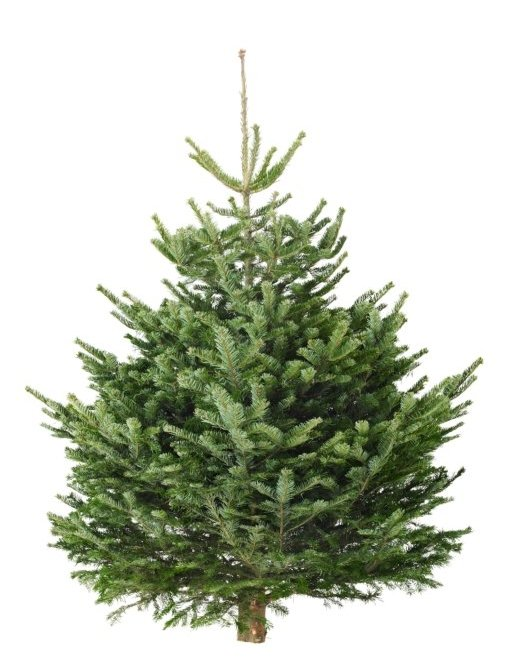
%> input picture ImageJ/macros/Examples/Images/Tree.jpg, 512 x 670 px
$ octave --eval "result = FilterHotPixel2(rgb2gray(imread('../ImageJ/macros/Examples/Images/Tree.jpg')));"   (GNU Octave 9; MATLAB toolbox functions it lacks are replaced by stand-ins)
%> lines starting %> are read from the running program, lines starting %| are printed output that depends on the picture; in (x1, y1, x2, y2) boxes, pixels count from 0 and x2, y2 are one past the last pixel; in counts of white or black regions, pixels touching at a corner belong together; the program's own positions count from 1
function [imFiltered,imMedian,mask,R,NumOfFilteredPixels] = FilterHotPixel2(im,threshold,printInfo,MedianFilterRadius,filterDeadPixel,GaussianSigma,imMedian)
%Script is written to remove salt and pepper noise from the input data by
%the median value. By default 1% of the pixel will be filtered.
%FilterHotPixel2 provides additonal functionalities compared to
%FilterHotPixel.
%Written by J. Moosmann, Jul 2011, modified Nov 2012, code deprecated
%compared to FilterHotPixel2
%
% im: image to be filterd
% threshold: if < 1, interpreted as percentage of pixel which should be
% filtered, default: 1%. if > 1, value for the matrix of the ratio
% im/median(im) above what pixel will be filtered.
% MedianFilterRadius: Radii of the median filter applied to the image. This
% median filtered image is needed for the ratio matrix which determines the
% pixel to be filtered
% GaussianSigma: Gaussian filter which can be applied to the input im
% before building the ration im/median(im), thus gaussian(im)/median(im)
% imMeadian: = median(im), default: if empty will be generated with above
% given values for the radii
%
%[imFiltered,imMedian,mask,R,NumOfFilteredPixels] = filter_im(im,threshold,MedianFilterRadius,GaussianSigma,imMedian)

%% Default values.
if nargin < 2
    threshold = 0.01;% 1% of the pixel will be filtered
end
if nargin < 3
    printInfo = 0;
end
if nargin < 4
    MedianFilterRadius = [3 3];
end
if nargin < 5
    filterDeadPixel = 1;
end
if nargin < 6
    GaussianSigma = 0;
end
% Return if threshold is zero.
if threshold == 0
    imFiltered = im;
    return
end
%% Parameters.
medx = MedianFilterRadius(1,1);
medy = MedianFilterRadius(1,2);
NumOfPixels = numel(im);
%> NumOfPixels = 343040
%% Median filterd image.
%If not given as input it is generated. Note the option 'symmetric' in
%medfilt2 to avoid zero values in the median filtered image.
if nargin < 7
    imMedian = medfilt2(im,[medx medy],'symmetric');
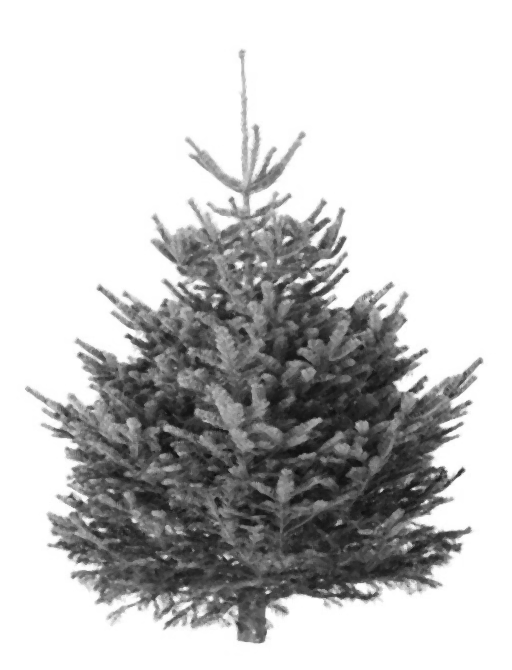
%> imMedian: size 670x512 uint8; min 14, max 255, mean 196.2
    % imMedian = medfilt2(padarray(im,[medx medy],'symmetric','both'),[medx medy]);
    % imMedian = imMedian(1+medx:end-medx,1+medy:end-medy);
end
%% Ratio of image and median filtered image
% optional Gaussian filtering of nominator before building ratio
switch GaussianSigma > 0
    case 1
        R = imfilter(im,fspecial('gaussian',ceil(2*GaussianSigma*[medx medy]),GaussianSigma))./imMedian;
    case 0
        R = im./imMedian;
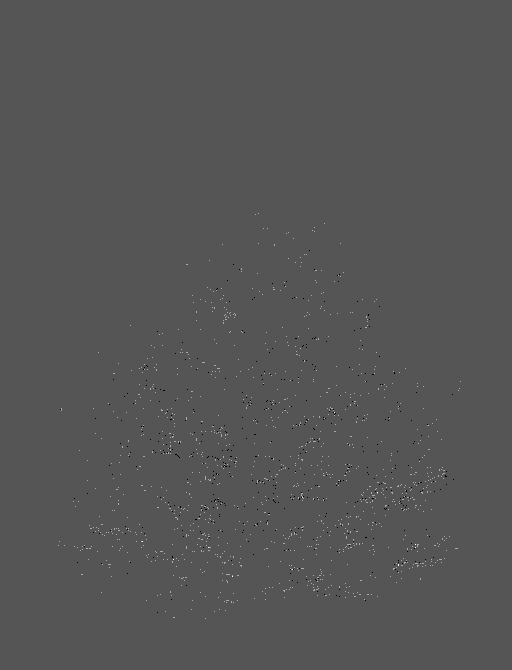
%> R: size 670x512 uint8; min 0, max 3, mean 1; drawn with min black and max white
end
imFiltered = im;
%% Filter dead pixel
if filterDeadPixel > 0
    mask = imFiltered == 0;
%> mask: size 670x512 logical; every value is 0
    imFiltered(mask) = imMedian(mask);
    NumDead = numel(mask(mask));
%> NumDead = 0
end
%% Determine threshold if not given explixitly as a value > 1.
if threshold < 1
    Rsorted = sort(R(:));
    threshold = Rsorted(floor(NumOfPixels*(1-threshold)));
%> threshold = 1
end
%% Create binary matrix of pixels which are median filtered.
mask = R > threshold;
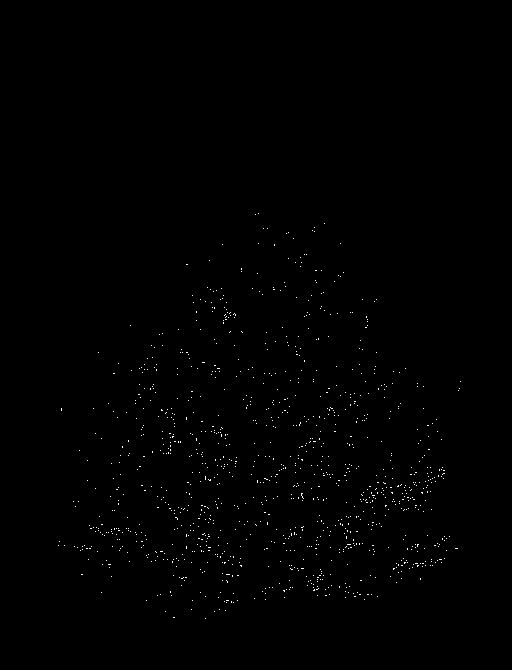
%> mask: size 670x512 logical; 0.42% white in thin lines or dots, all inside (x1, y1, x2, y2) = (58, 213, 461, 619)
%% Get filtered image
% Assigen to the pixels of R which are above the threshold, the
% median filtered value.
imFiltered(mask) = imMedian(mask);
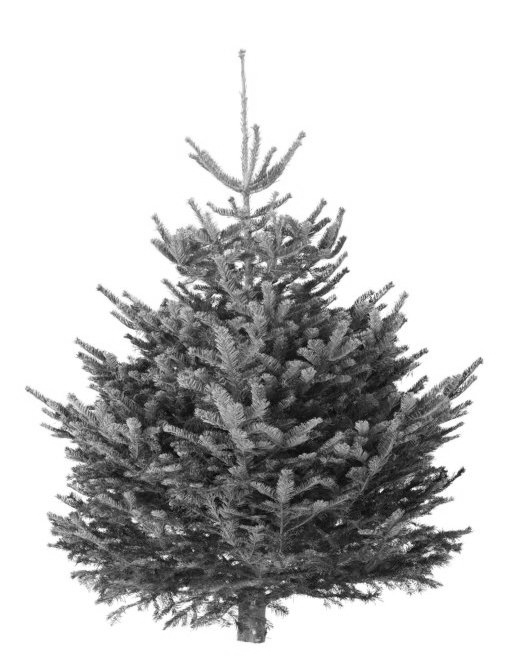
%> imFiltered: size 670x512 uint8; min 2, max 255, mean 196.1
NumOfFilteredPixels = numel(imFiltered(mask));
%> NumOfFilteredPixels = 1426
%% Print info.
if printInfo
    [imMin imMax imMean imStd] = Domain(im,1,'unfiltered image',0);
    [imFilteredMin imFilteredMax imFilteredMean imFilteredStd] = Domain(imFiltered,1,'  filtered image',0);
    fprintf(1,'Pixels filtered: %u of %u (%3.2f%%). ',NumOfFilteredPixels,NumOfPixels,100*NumOfFilteredPixels/NumOfPixels);
    fprintf(1,'[Min Max Mean Std]=[%g %g %g %g](unfiltered)',imMin,imMax,imMean,imStd);
    fprintf(1,',[%g %g %g %g](filtered)\n',imFilteredMin,imFilteredMax,imFilteredMean,imFilteredStd);
    if filterDeadPixel > 0
        fprintf('Number of dead pixels in input image: %u, in filtered image %u. Minimum of filtered image %u.\n',...
            NumDead,numel(imFiltered(imFiltered==0)),imFilteredMin)
    end
end
end
